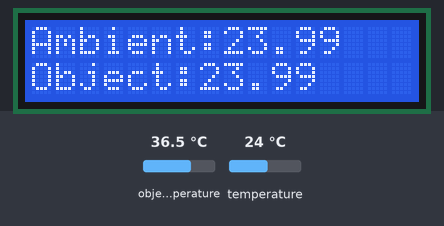
A program run on a simulated Raspberry Pi Pico running MicroPython. On the bench: 16×2 character LCD. Inputs (shaded band) come from the test bench; at power-on: temperature 24 °C, object temperature 36.5 °C. Library files of the repository ran but are not shown: pico_i2c_lcd.py.

Above: at 1.2 s.
1.3 s: temperature set to 12 °C
At 3.0 s:
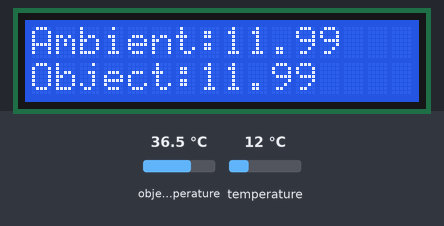
5.5 s: temperature set to 19 °C
At 6.9 s:
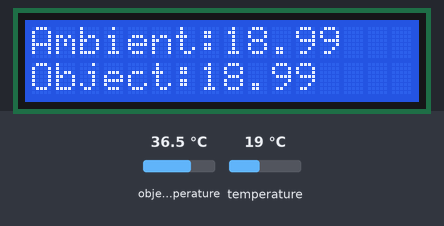
9.0 s: temperature set to 28 °C
At 10.5 s:
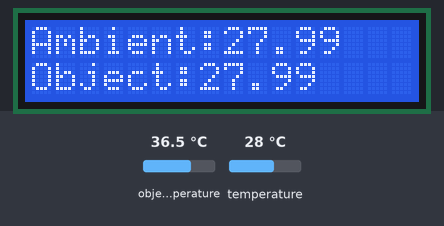
Timing chart, 0 to 12.0 s (numbered marks = the images above; inputs shaded):
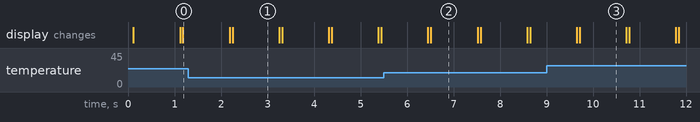

Measured:
- after the input at 1.3 s, the display: first differs from a run without the input after 0.95 s (image 1)
- after the input at 5.5 s, the display: first differs from a run without the input after 1.0 s (image 2)
- what the display in image 1 shows lasts 1.1 s, from 2.2 s to 3.3 s

The program:

main-SAVAOBAY-LAP.py
```python
from machine import Pin
import utime as time
from pico_i2c_lcd import I2cLcd
from machine import I2C
import mlx90614
import random

i2c = I2C(id=1, scl=Pin(27), sda=Pin(26), freq=100000)
lcd = I2cLcd(i2c, 0x27, 2, 16)


i2c_Mlx = I2C(id=0, scl=Pin(17), sda=Pin(16), freq=100000)
sensor = mlx90614.MLX90614(i2c_Mlx)


while True:
    if sensor.read_ambient_temp()<100 and sensor.read_object_temp()<100:
        ambient=str(sensor.read_ambient_temp())

    object=str(sensor.read_ambient_temp())
    # print(sensor.read_ambient_temp())
    # print(sensor.read_object_temp())
    lcd.clear()
    lcd.move_to(0, 0)
    lcd.putstr('Ambient:'+ambient)
    lcd.move_to(0, 1)
    lcd.putstr('Object:'+object)
    time.sleep(1)
```

mlx90614.py
```python
import ustruct


class SensorBase:

    def read16(self, register):
        data = self.i2c.readfrom_mem(self.address, register, 2)
        return ustruct.unpack('<H', data)[0]

    def read_temp(self, register):
        temp = self.read16(register)
        # apply measurement resolution (0.02 degrees per LSB)
        temp *= .02
        # Kelvin to Celcius
        temp -= 273.15
        return temp

    def read_ambient_temp(self):
        return self.read_temp(self._REGISTER_TA)

    def read_object_temp(self):
        return self.read_temp(self._REGISTER_TOBJ1)

    def read_object2_temp(self):
        if self.dual_zone:
            return self.read_temp(self._REGISTER_TOBJ2)
        raise RuntimeError("Device only has one thermopile")

    @property
    def ambient_temp(self):
        return self.read_ambient_temp()

    @property
    def object_temp(self):
        return self.read_object_temp()

    @property
    def object2_temp(self):
        return self.read_object2_temp()


class MLX90614(SensorBase):

    _REGISTER_TA = 0x06
    _REGISTER_TOBJ1 = 0x07
    _REGISTER_TOBJ2 = 0x08

    def __init__(self, i2c, address=0x5a):
        self.i2c = i2c
        self.address = address
        _config1 = i2c.readfrom_mem(address, 0x25, 2)
        _dz = ustruct.unpack('<H', _config1)[0] & (1 << 6)
        self.dual_zone = bool(_dz)


class MLX90615(SensorBase):

    _REGISTER_TA = 0x26
    _REGISTER_TOBJ1 = 0x27

    def __init__(self, i2c, address=0x5b):
        self.i2c = i2c
        self.address = address
        self.dual_zone = False
```
